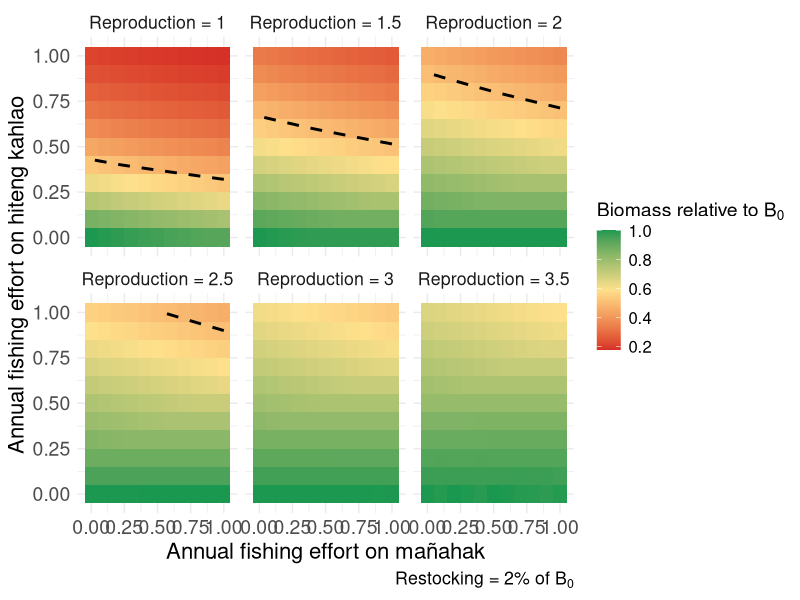
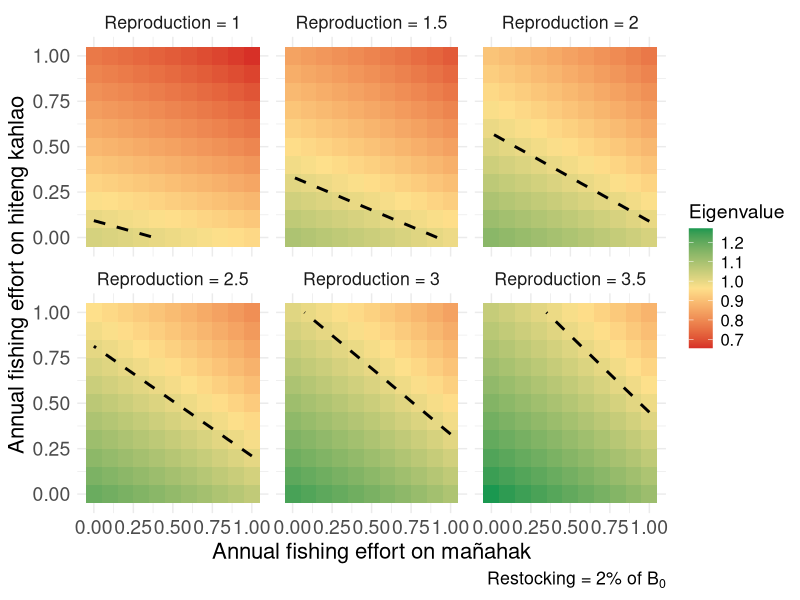

Write R code to recreate these figures, in order.
library(tidyverse)
library(viridis)

# Parameters
burn_in_time <- 100  # Define burn-in period of 100 timesteps
time_steps <- 200 
juvenile_mortality <- 0.9 / 2
subadult_mortality <- 0.54 / 2
adult_mortality <- 0.33 / 2
juvenile_survival_rate <- 1 - juvenile_mortality
subadult_survival_rate <- 1 - subadult_mortality
adult_survival_rate <-  1 - adult_mortality

juvenile_to_subadult_rate <- 1
subadult_to_adult_rate <- 0.5

#reproduction_rate <- 2
#reproduction_rate_2 <- 1.5

carrying_capacity <- 68
time_steps <- 500

# Parameter ranges
fishing_effort_values <- seq(0, 0.5, by = 0.05)

# Define the range of restocking mortality rates
restocking_mortality_rate <- 0.2
reproduction_rates <- seq(1, 3.5, by = 0.5)
#reproduction_rates_2 <- reproduction_rates * 0.75

#restocking scenario
restocked_juveniles = 1

#Current fishing for burn in
F_current_instantaneous <- 0.09
F_current_discrete <- (1 - exp(-F_current_instantaneous))/2
F_current_discrete_juv <- 0.01





run_simulation <- function(F_adults, F_juveniles, restocked_juveniles, reproduction_rate, burn_in_time = 100) {
  juvenile_population <- 10
  subadult_population <- 10
  adult_population <- 10
  
  # Store population over time
  population_over_time <- numeric(time_steps)
  eigenvalues_over_time <- numeric(time_steps) 
  
  for (t in 1:time_steps) {
    if (t <= burn_in_time) {
      # Burn-in period with zero fishing and zero restocking
      # Try burn in with "current" fishing
      F_adults_current <- F_current_discrete #0
      F_juveniles_current <- F_current_discrete_juv #0
      restocking <- 0
    } else {
      # Post burn-in period with specified fishing and restocking
      F_adults_current <- F_adults
      F_juveniles_current <- F_juveniles
      restocking <- restocked_juveniles
    }
    
    if (t %% 2 == 0) {
      current_reproduction_rate <- reproduction_rate
    } else {
      current_reproduction_rate <- reproduction_rate * 0.75
    }
    
    total_population <- juvenile_population + subadult_population + adult_population
    new_juveniles <- adult_population * current_reproduction_rate * (1 - total_population / carrying_capacity)
    surviving_juveniles <- juvenile_population * juvenile_survival_rate * (1 - F_juveniles_current)
    new_subadults <- juvenile_population * juvenile_to_subadult_rate
    surviving_subadults <- subadult_population * subadult_survival_rate
    new_adults <- subadult_population * subadult_to_adult_rate
    surviving_adults <- adult_population * adult_survival_rate * (1 - F_adults_current)
    
    if (t %% 2 == 0) {
      juvenile_population <- max(0, new_juveniles + surviving_juveniles - new_subadults - restocking)
      restocked_dagge <- restocking + (2.35 * (1 - restocking / carrying_capacity))
      
      #restocked_dagge_values[t] <- restocked_dagge  # Store restocked dagge value
      subadult_population <- max(0, new_subadults + surviving_subadults - new_adults + restocked_dagge)
    } else {
      juvenile_population <- max(0, new_juveniles + surviving_juveniles - new_subadults)
      subadult_population <- max(0, new_subadults + surviving_subadults - new_adults)
    }
    
    adult_population <- max(0, new_adults + surviving_adults)
    
    # Store total population at each timestep
    total_population <- juvenile_population + subadult_population + adult_population
    population_over_time[t] <- total_population 
    # Construct the population transition matrix
    transition_matrix <- matrix(c(
      0, 0, reproduction_rate + (restocking / carrying_capacity),  # Juvenile production
      juvenile_survival_rate * (1 - F_juveniles_current) * juvenile_to_subadult_rate, 0, 0,  # Juvenile survival to subadult
      0, subadult_survival_rate * subadult_to_adult_rate, adult_survival_rate * (1 - F_adults_current)  # Subadult survival & transition
    ), nrow = 3, byrow = TRUE)
    
    # Compute the dominant eigenvalue (growth rate)
    eigenvalues <- eigen(transition_matrix)$values
    dominant_eigenvalue <- max(Re(eigenvalues))  # Take the real part
    eigenvalues_over_time[t] <- dominant_eigenvalue
    
  }
  
  return(list(
    avg_population_last_20 = mean(population_over_time[(time_steps - 19):time_steps]),
    avg_eigenvalue_last_20 = mean(eigenvalues_over_time[(time_steps - 19):time_steps])
  ))
}






# Sensitivity analysis loop
all_results <- data.frame()

for (reproduction_rate in reproduction_rates) {
  # Create a dataframe to store results for this restocking mortality rate
  sensitivity_results <- expand.grid(
    F_adults = fishing_effort_values,
    F_juveniles = fishing_effort_values
  ) %>%
    mutate(
      Avg_Total_Population = 0,
      Avg_Eigenvalue = 0  # New column for eigenvalues
    )
  
  # Reference population with zero fishing effort
  reference_population <- run_simulation(
    F_adults = 0,
    F_juveniles = 0,
    restocked_juveniles = 1,
    reproduction_rate = reproduction_rate,
    burn_in_time = 100
  )
  
  for (i in seq_len(nrow(sensitivity_results))) {
    sim_result <- run_simulation(
      F_adults = sensitivity_results$F_adults[i],
      F_juveniles = sensitivity_results$F_juveniles[i],
      restocked_juveniles = restocked_juveniles,
      reproduction_rate = reproduction_rate,
      burn_in_time = 100
    )
    
    sensitivity_results$Avg_Total_Population[i] <- sim_result$avg_population_last_20
    sensitivity_results$Avg_Eigenvalue[i] <- sim_result$avg_eigenvalue_last_20
  }
  
  sensitivity_results <- sensitivity_results %>%
    mutate(
      Relative_Population = Avg_Total_Population / reference_population$avg_population_last_20,
      Reproduction_Rate = reproduction_rate
    )
  
  all_results <- bind_rows(all_results, sensitivity_results)
}

# Custom labeller function for restocking mortality
reproduction_labeller <- function(values) {
  paste("Reproduction =", values)
}

#restocked_juveniles / reference_population

# Update the code to use this custom labeller
figure5<-ggplot(all_results, aes(x = F_juveniles*2, y = F_adults*2, fill = Relative_Population)) +
  geom_tile() +
  geom_contour(
    aes(z = Relative_Population), 
    breaks = 0.5, 
    color = "black", 
    linetype = "dashed", 
    linewidth = 1
  ) +
  facet_wrap(
    ~Reproduction_Rate, 
    labeller = labeller(Reproduction_Rate = function(values) reproduction_labeller(values))
  ) +
  scale_fill_gradientn(
    colors = c("#d73027", "#fee08b", "#1a9850"), # Color-blind friendly palette
    name = bquote("Biomass relative to"~B[0]),
  ) +
  labs(
    x = "Annual fishing effort on mañahak",
    y = "Annual fishing effort on hiteng kahlao",
    caption = bquote("Restocking = 2% of"~B[0]),
  ) +
  theme_minimal() +
  theme(
    text = element_text(size = 16),
    plot.title = element_text(size = 16),
    axis.title = element_text(size = 16),
    axis.text = element_text(size = 14),
    legend.title = element_text(size = 14),
    legend.text = element_text(size = 12)
  )
figure5

#ggsave("~/Desktop/rabbitfish_figure5.png", figure5, width=10, height=8, bg="transparent")



figure5_eigen<-ggplot(all_results, aes(x = F_juveniles*2, y = F_adults*2, fill = Avg_Eigenvalue)) +
  geom_tile() +
  geom_contour(
    aes(z = Avg_Eigenvalue), 
    breaks = 1, 
    color = "black", 
    linetype = "dashed", 
    linewidth = 1
  ) +
  facet_wrap(
    ~Reproduction_Rate, 
    labeller = labeller(Reproduction_Rate = function(values) reproduction_labeller(values))
  ) +
  scale_fill_gradientn(
    colors = c("#d73027", "#fee08b", "#1a9850"), # Color-blind friendly palette
    name = "Eigenvalue",
  ) +
  labs(
    x = "Annual fishing effort on mañahak",
    y = "Annual fishing effort on hiteng kahlao",
    caption = bquote("Restocking = 2% of"~B[0]),
  ) +
  theme_minimal() +
  theme(
    text = element_text(size = 16),
    plot.title = element_text(size = 16),
    axis.title = element_text(size = 16),
    axis.text = element_text(size = 14),
    legend.title = element_text(size = 14),
    legend.text = element_text(size = 12)
  )

ggsave("~/Desktop/rabbitfish_figure5_eigenversion.png", figure5_eigen, width=10, height=8, bg="transparent")


